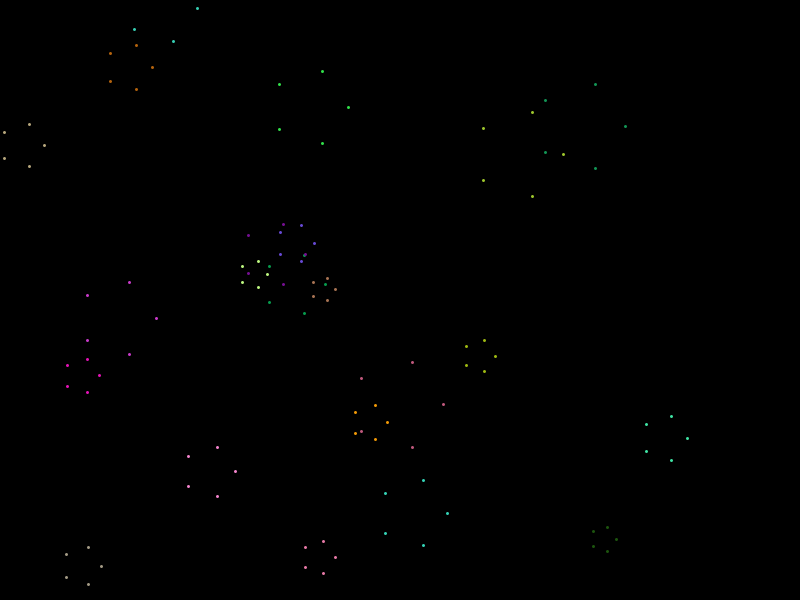
Frame 1 (no input)
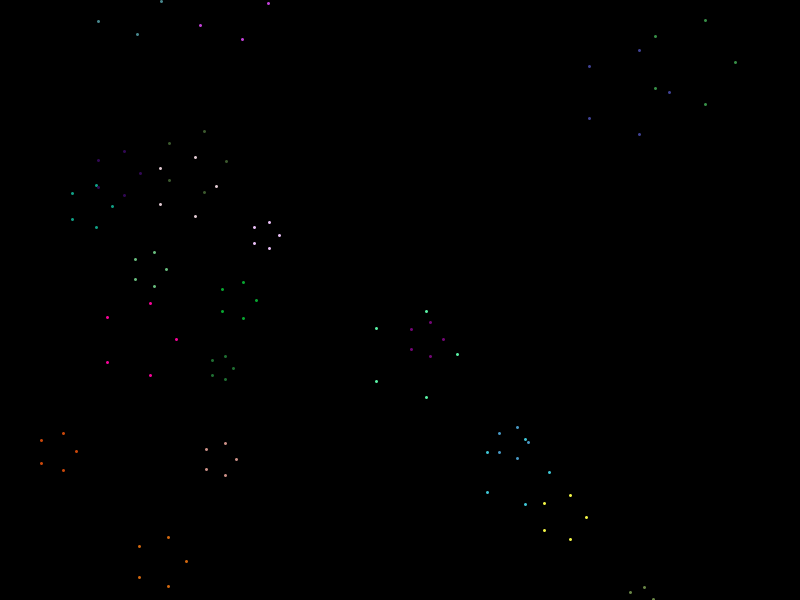
Frame 60 (the mouse pressed at the canvas centre just before this capture)
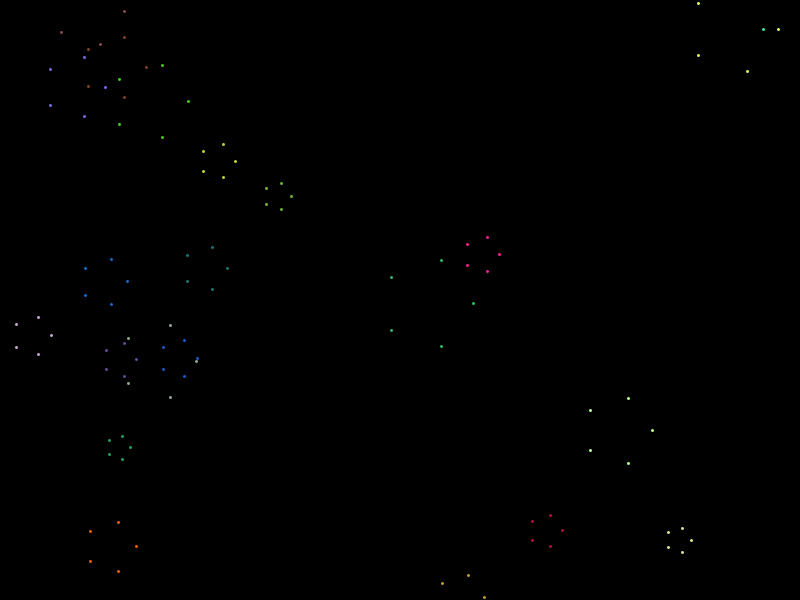
Frame 120 (the mouse held since frame 60 and released just before this capture)

The Processing sketch that drew these frames (run headless with seeded random() and noise(); from frame 60 on, the mouse is pressed at the canvas centre):

// Processing sketch: sketch_240516q
// ── sketch_240516q.pde
ArrayList<Flower> flowers = new ArrayList<Flower>();

void setup() {
  size(800, 600);
  for (int i = 0; i < 22; i++) {
    flowers.add(new Flower(random(width), random(height)));
  }
}

void draw() {
  background(0);
  for (Flower f : flowers) {
    f.move();
    f.display();
  }
}

class Flower {
  float x, y;
  float speedX, speedY;
  float radius;

  Flower(float x, float y) {
    this.x = x;
    this.y = y;
    speedX = random(-2, 2);
    speedY = random(-2, 2);
    radius = random(10, 50);
  }

  void move() {
    x += speedX;
    y += speedY;
    if (x < 0 || x > width) speedX *= -1;
    if (y < 0 || y > height) speedY *= -1;
  }

  void display() {
    strokeWeight(3);
    stroke(random(255), random(255), random(255));
    float angle = TWO_PI / 5;
    for (float a = 0; a < TWO_PI; a += angle) {
      float sx = x + cos(a) * radius;
      float sy = y + sin(a) * radius;
      point(sx, sy);
    }
  }
}
